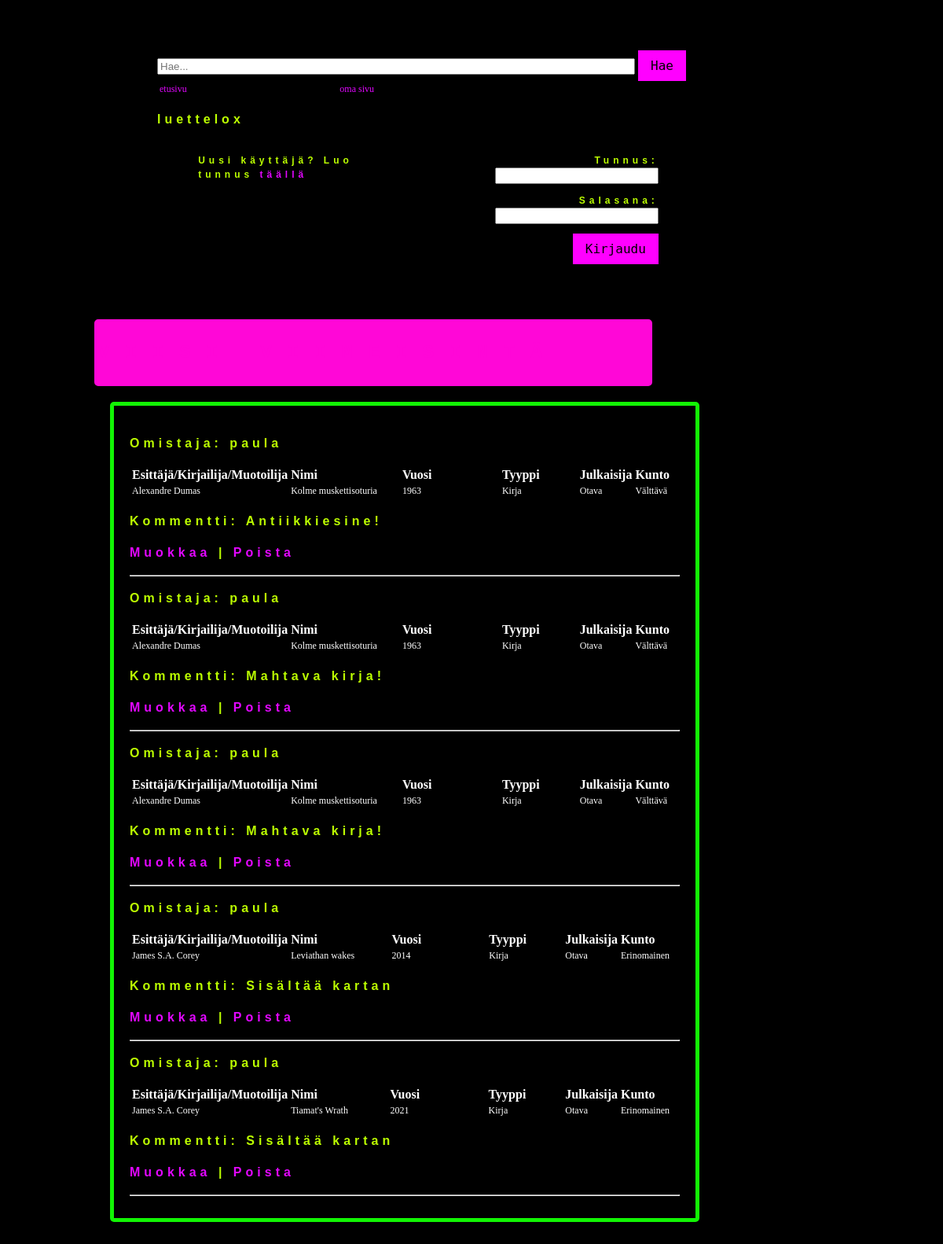
The page / on the database its author committed.
### tables this page shows
CREATE TABLE items (
    item_id INTEGER PRIMARY KEY,
    ttyype TEXT,
    content TEXT,
    year INTEGER,
    title TEXT,
    creator TEXT,
    author TEXT,
    condition TEXT,
    sent_at TEXT,
    user_id INTEGER REFERENCES users

);

### app.py (the view)
@app.route("/")
def index():
    q = request.args.get("q", "")
    items = lists.get_items(q)
    return render_template("index.html", items=items)

### db.py (called while the page is built)
def get_connection():
    con = sqlite3.connect("database.db")
    con.execute("PRAGMA foreign_keys = ON")
    con.row_factory = sqlite3.Row
    return con

def query(sql, params=[]):
    con = get_connection()
    result = con.execute(sql, params).fetchall()
    con.close()
    return result

### lists.py (called while the page is built, shortened)
def get_items(q=""):
    base_sql = """
        SELECT DISTINCT
            i.item_id,
            u.username,
            i.ttyype,
            i.author,
            i.title,
            i.creator,
            i.year,
            i.condition,
            i.content,
            i.sent_at
        FROM items i
        JOIN users u ON i.user_id = u.id
    """
    return db.query(base_sql)

### templates/index.html (shortened to what this page needs)
<!DOCTYPE html>
<html>
<head>
  <link rel="stylesheet" href="{{ url_for('static', filename='css/styles.css') }}">
</head>
<body>
		<div class="hakukentta">
			<form action="/" method="get">
				<input type="text" name="q" placeholder="Hae..." class="sendform"
                  value="{{ request.args.get('q', '') }}">
				<input type="submit" value="Hae" class="button">
			</form>
		</div>
		<div class="linkit">
			<table class="table">
				<tr>
					<td class="td"><a href="/">etusivu</a></td>
					<td class="td"><a href="/own">oma sivu</a></td>
					<td class="td"></td>
				</tr>
			</table>
		</div>
		<p class="logo">
		luettelox
		</p>
			{% if session.username %}
			<div class="kirjautuminen">
				<table class="table">
					<tr>
						<td class="tdwide">
							<br />
							<p>
								Olet kirjautunut nimellä {{ session.username}}
								<a href="/logout">Kirjaudu ulos</a>
							</p>
							<br />
						</td>
					</tr>
				</table>
			</div>
			{% else %}
			<div class="kirjautuminen">
			<table class="table">
				<tr>
					<td class="tdl">
					</td>
					<td class="td">
					<p>
						Uusi käyttäjä? Luo tunnus <a href="{{ url_for('register') }}">täällä</a>
					</p>
					</td>
					<td class="tdl">
					</td>
					<td class="tdright">
						<form action="/login" method="post">
    						<p>
        						Tunnus:<br>
        						<input type="text" name="username" class="inputlogin">
    						</p>
    						<p>
        						Salasana:<br>
        						<input type="password" name="password" class="inputlogin">
    						</p>
    						<p>
        						<input type="submit" class="button" value="Kirjaudu">
    						</p>
						</form>
					</td>
					<td class="tdl"></td>
				</tr>
			</table>
			</div>
			{% endif %}
<div class="paapalkki">
	<div class="paapalkkiheader">
		<h3>viisi viimeisintä</h3>
	</div>
	<div class="paapalkkicontainer">
    {% for item in items[-5:] %}
        <div>
            <p><strong>Omistaja: {{ item[1] }}</strong></p>
            <table class="table">
                <tr>
                    <th class="th"">Esittäjä/Kirjailija/Muotoilija</th>
                    <th class="th">Nimi</th>
                    <th class="th">Vuosi</th>
                    <th class="th">Tyyppi</th>
                    <th class="th">Julkaisija</th>
                    <th class="th">Kunto</th>
                </tr>
                <tr>
                    <td class="td">{{ item[3] }}</td>
                    <td class="td">{{ item[4] }}</td>
                    <td class="td">{{ item[6] }}</td>
                    <td class="td">{{ item[2] }}</td>
                    <td class="td">{{ item[5] }}</td>
                    <td class="td">{{ item[7] }}</td>
                </tr>
            </table>
            <p>Kommentti: {{ item[8] }}</p>
            {% if item.user_id == session.user_id %}
                <p>
                    <a href="/edit/{{ item.id }}">Muokkaa</a> |
                    <a href="/remove/{{ item.id }}">Poista</a>
                </p>
            {% endif %}
            <hr />
        </div>
    {% endfor %}
    </div>
</div>
</body>
</html>

### static/css/styles.css (style rules this page uses)
body { margin: 0 auto; max-width: 50em; line-height: 1,3; padding: 4em 2em; background-color: #000000; font-stretch: expanded; color: #FFFFFF; }
h3 { color: #FF07D7; font-family: 'Courier', 'Courier New', 'monospace'; font-size: 24px; font-weight: 100; text-transform: uppercase; letter-spacing: 20px; font-weight: bolder; }
p { font-family: 'Helvetica', 'Arial', 'sans-serif'; font-weight: bold; letter-spacing: 5px; line-height: 1.5; color: #BCFF00; }
.table { width: 690px; background-color: #000000; }
.td { vertical-align: text-top; text-align: left; font-size: 12px; width: 27%; }
.tdright { vertical-align: text-top; text-align: right; font-size: 12px; width: 27%; }
.tdl { width: 5%; }
.inputlogin { width: 200px; }
.sendform { width: 600px; }
.button { background-color: magenta; border: none; color: black; font-family: 'monospace'; font-size: 10px; padding: 10px 16px; text-align: center; text-decoration: none; display: inline-block; font-size: 16px; cursor: pointer; }
a:link, a:visited { text-decoration: none; color: #E207FF; }
.paapalkki { width: 780px; height: 100%; padding: 10px; margin: 10px; border-radius: 100px; left: 100px; top: 370px; text-align: left; position: absolute; }
.paapalkkiheader { width: 700px; background-color: #FF07D7; border: solid 5px #FF07D7; border-radius: 5px; padding: 0px; margin: 0px; }
.paapalkkicontainer { width: 700px; background-color: #000000; border: 5px solid #12F404; border-radius: 5px; height: auto; padding: 20px; margin: 20px; }

### rows shown on the page
items: item "paula", author "Alexandre Dumas", title "Kolme muskettisoturia", year "1963", ttyype "Kirja", creator "Otava", condition "Välttävä", content "Antiikkiesine!"
items: item "paula", author "Alexandre Dumas", title "Kolme muskettisoturia", year "1963", ttyype "Kirja", creator "Otava", condition "Välttävä", content "Mahtava kirja!"
items: item "paula", author "Alexandre Dumas", title "Kolme muskettisoturia", year "1963", ttyype "Kirja", creator "Otava", condition "Välttävä", content "Mahtava kirja!"
items: item "paula", author "James S.A. Corey", title "Leviathan wakes", year "2014", ttyype "Kirja", creator "Otava", condition "Erinomainen", content "Sisältää kartan"
items: item "paula", author "James S.A. Corey", title "Tiamat's Wrath", year "2021", ttyype "Kirja", creator "Otava", condition "Erinomainen", content "Sisältää kartan"
